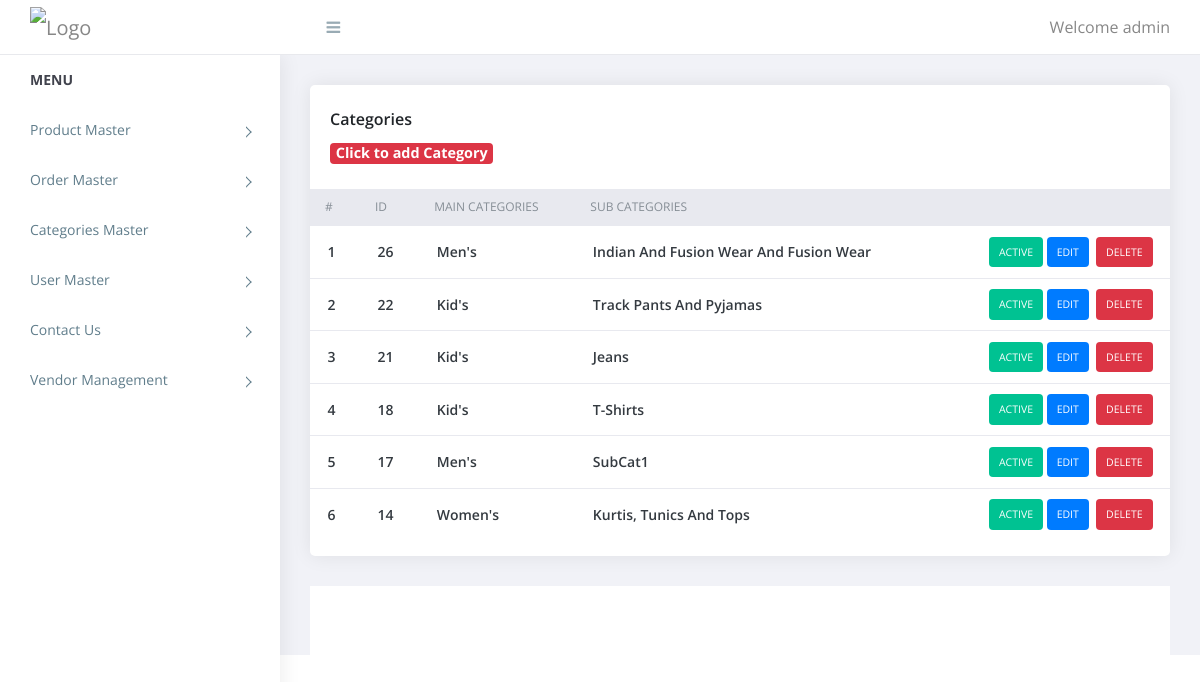
Before: /admin/categories.php (signed in) with the older database file.
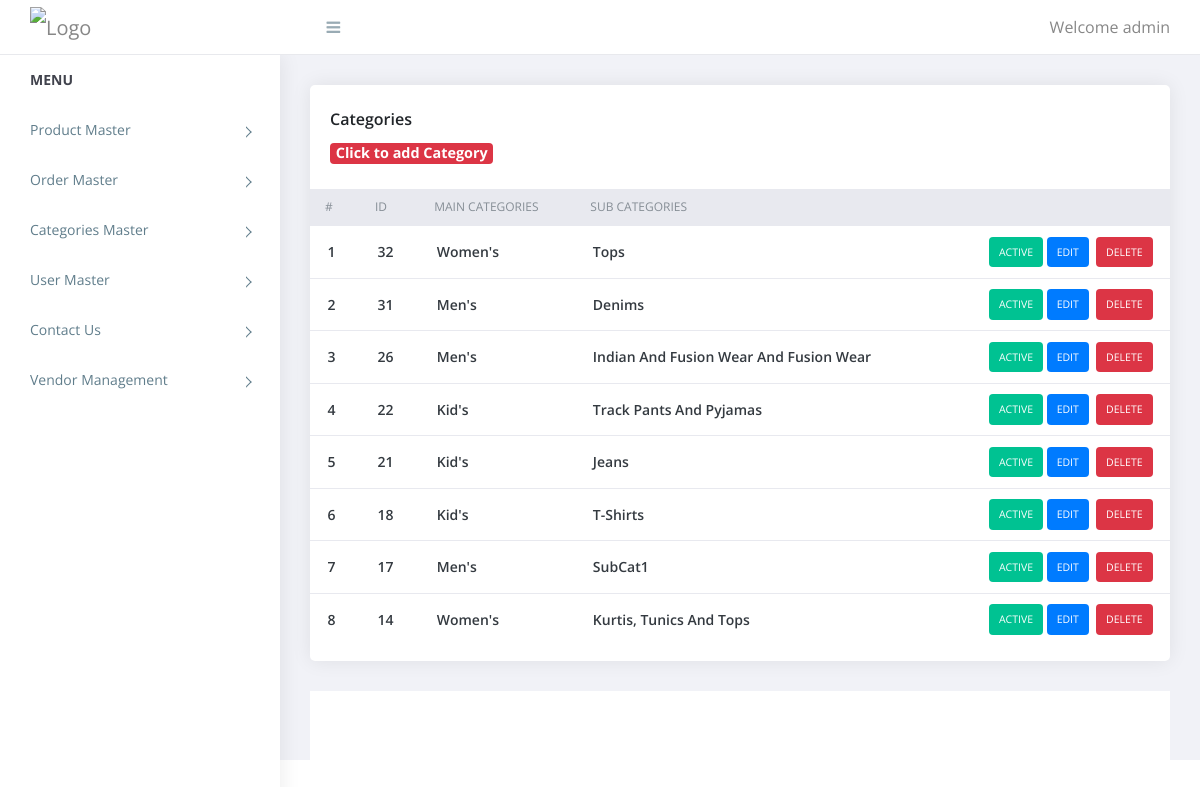
After: the same page with the newer database file.
### tables this page shows
CREATE TABLE `categories` (
  `id` int(11) NOT NULL,
  `super_categories_id` int(11) NOT NULL,
  `categories` varchar(255) NOT NULL,
  `status` tinyint(4) NOT NULL
);

CREATE TABLE `super_category` (
  `id` int(11) NOT NULL,
  `super_category` varchar(255) NOT NULL,
  `status` tinyint(4) NOT NULL
);

### admin/categories.php (the view, shortened to what this page needs)
<?php
require('includes/top.inc.php');
$sql = "SELECT * FROM categories ORDER BY id DESC";
$res = mysqli_query($con, $sql);
$super_cat_res = mysqli_query($con, "SELECT * FROM super_category");
$super_cat_arr = array();
while ($row1 = mysqli_fetch_assoc($super_cat_res)) {
    $super_cat_arr[] = $row1;
}
?>
<div class="content pb-0">
    <div class="orders">
        <div class="row">
            <div class="col-xl-12">
                <div class="card">
                    <div class="card-body">
                        <h4 class="box-title">Categories </h4>
                        <h4 class="box-link"><a href="manage_categories.php"><span class='badge badge-danger'>Click to add Category</span></a></h4>
                    </div>
                    <div class="card-body--">
                        <div class="table-stats order-table ov-h">
                            <table class="table ">
                                <thead>
                                    <tr>
                                        <th class="serial">#</th>
                                        <th>ID</th>
                                        <th>Main Categories</th>
                                        <th>Sub Categories</th>
                                        <th></th>
                                    </tr>
                                </thead>
                                <tbody>
                                    <?php
                                    $i = 1;
                                    while ($row = mysqli_fetch_assoc($res)) {
                                    ?>
                                        <tr>
                                            <td class="serial"><?php echo $i++ ?></td>
                                            <td><?php echo $row['id'] ?></td>
                                            <td><?php echo  $super_cat_arr[$row['super_categories_id'] - 1]['super_category'] ?></td>
                                            <td><?php echo $row['categories'] ?></td>
                                            <td>
                                                <?php
                                                if ($row['status'] == 1) {
                                                    echo " <a href='?type=status&operation=deactive&id=" . $row['id'] . "'><span class='badge badge-complete'>Active</span></a>&nbsp;";
                                                } else {
                                                    echo " <a href='?type=status&operation=active&id=" . $row['id'] . "'><span class='badge badge-pending'>Deactive</span></a>&nbsp;";
                                                }
                                                echo "<a href='manage_categories.php?id=" . $row['id'] . "'><span class='badge badge-primary'>Edit</span></a>&nbsp;&nbsp;";
                                                echo "<a href='?type=delete&id=" . $row['id'] . "'><span class='badge badge-danger'>Delete</span></a>";
                                                ?>
                                            </td>
                                        </tr>
                                    <?php
                                    }
                                    ?>
                                </tbody>
                            </table>
                        </div>
                    </div>
                </div>
            </div>
        </div>
    </div>
</div>
<?php
require('includes/footer.inc.php');
?>

### admin/includes/top.inc.php (shortened to what this page needs)
<!doctype html>
<html class="no-js" lang="">
<head>
   <link rel="stylesheet" href="assets/css/normalize.css">
   <link rel="stylesheet" href="assets/css/bootstrap.min.css">
   <link rel="stylesheet" href="assets/css/font-awesome.min.css">
   <link rel="stylesheet" href="assets/css/themify-icons.css">
   <link rel="stylesheet" href="assets/css/pe-icon-7-filled.css">
   <link rel="stylesheet" href="assets/css/flag-icon.min.css">
   <link rel="stylesheet" href="assets/css/cs-skin-elastic.css">
   <link rel="stylesheet" href="assets/css/style.css">
</head>
<body>
   <aside id="left-panel" class="left-panel">
      <nav class="navbar navbar-expand-sm navbar-default">
         <div id="main-menu" class="main-menu collapse navbar-collapse">
            <ul class="nav navbar-nav">
               <li class="menu-title">Menu</li>
               <li class="menu-item-has-children dropdown">
                  <a href="product.php"> Product Master</a>
               </li>
               <li class="menu-item-has-children dropdown">
                  <?php
                  if ($_SESSION['ADMIN_ROLE'] == 1) {
                     echo ' <a href="order_master_vendor.php"> Order Master</a>';
                  } else {
                     echo ' <a href="order_master.php"> Order Master</a>';
                  }
                  ?>
               </li>
               <?php
               if ($_SESSION['ADMIN_ROLE'] != 1) {
               ?>
                  <li class="menu-item-has-children dropdown">
                     <a href="categories.php"> Categories Master</a>
                  </li>
                  <li class="menu-item-has-children dropdown">
                     <a href="users.php"> User Master</a>
                  </li>
                  <li class="menu-item-has-children dropdown">
                     <a href="contact_us.php"> Contact Us</a>
                  </li>
                  <li class="menu-item-has-children dropdown">
                     <a href="vendor_management.php"> Vendor Management</a>
                  </li>
               <?php } ?>
            </ul>
         </div>
      </nav>
   </aside>
   <div id="right-panel" class="right-panel">
      <header id="header" class="header">
         <div class="top-left">
            <div class="navbar-header">
               <a class="navbar-brand" href="../index.php"><img src="images/logo.png" alt="Logo"></a>
               <a id="menuToggle" class="menutoggle"><i class="fa fa-bars"></i></a>
            </div>
         </div>
         <div class="top-right">
            <div class="header-menu">
               <div class="user-area dropdown float-right">
                  <a href="#" class="dropdown-toggle active" data-toggle="dropdown" aria-haspopup="true" aria-expanded="false">Welcome <?php echo $_SESSION['ADMIN_USERNAME'] ?></a>
               </div>
            </div>
         </div>
      </header>

### admin/includes/footer.inc.php (shortened to what this page needs)
<footer class="site-footer">
   <div class="footer-inner bg-white">
   </div>
</footer>
</div>
</body>
</html>

Changed rows visible on the page:
added categories: id "32", super_categories.super_category "Women's", categories "Tops"
added categories: id "31", super_categories.super_category "Men's", categories "Denims"
